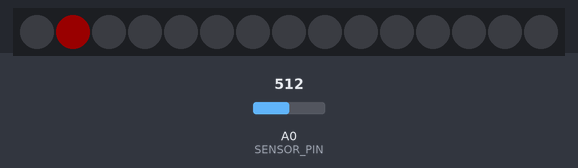
Simulated run of this sketch. Board: Arduino Uno, built with avr-gcc and run on an emulated ATmega328P. Shown: 15 RGB LEDs in strip order, left to right. Inputs (shaded band) come from the test bench; at power-on: A0 (SENSOR_PIN) = 512. Dim RGB values are drawn brighter than linear; colours are those a GRB WS2812 strip shows for the declared byte order.

Above: at 0.1 s.
At 1.3 s:
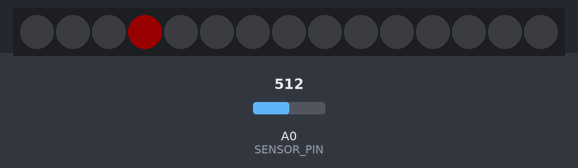
1.4 s: A0 (SENSOR_PIN) set to 122
At 2.21 s:
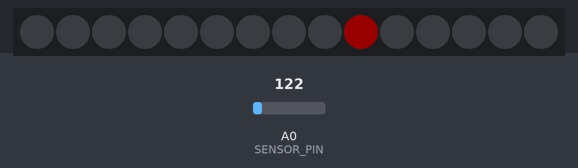
3.7 s: A0 (SENSOR_PIN) set to 0
Timing chart, 0 to 6.7 s (numbered marks = the images above; inputs shaded):
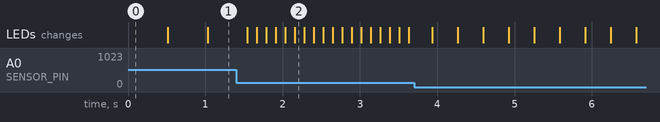

The sketch:

PotLights.ino
```cpp
#include <FastLED.h>

#define SENSOR_PIN A0
#define NUM_LEDS 15
#define LED_DATA_PIN 2

CRGB leds[NUM_LEDS];

int sensorValue = 0;
int ledOn = 0;

void setup() {
  Serial.begin(9600);
  FastLED.addLeds<WS2812B, LED_DATA_PIN, RGB>(leds, NUM_LEDS);
  FastLED.setBrightness(50);
}

void loop() {
  // read the value from the sensor:
  sensorValue = analogRead(SENSOR_PIN);

  leds[ledOn] = CRGB::Black;
  ledOn = (ledOn + 1) % NUM_LEDS;
  leds[ledOn] = CRGB::Green;
  FastLED.show();

  delay(sensorValue);
}
```
